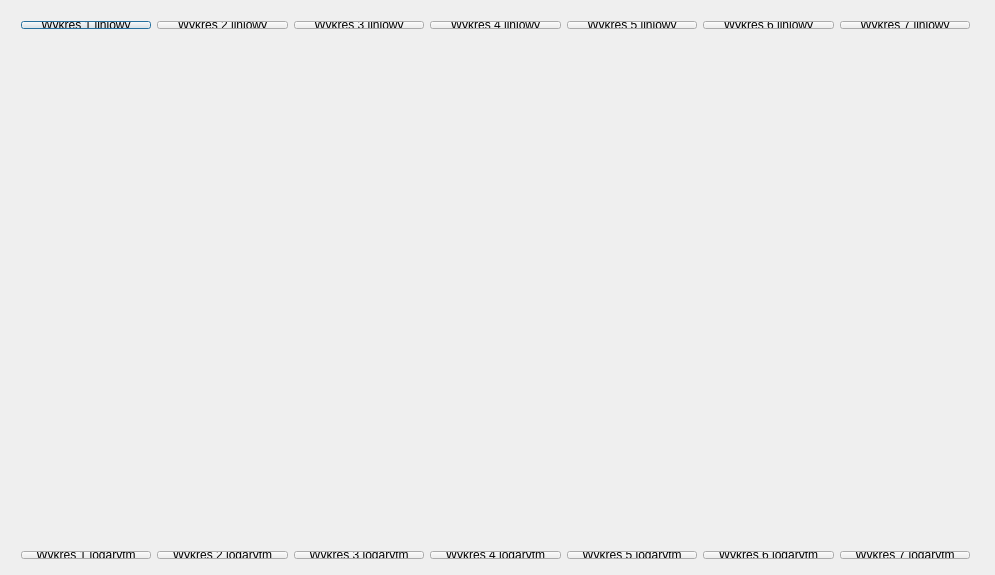
<?xml version="1.0" encoding="UTF-8"?>
<ui version="4.0">
 <class>PTD_lab2</class>
 <widget class="QDialog" name="PTD_lab2">
  <property name="geometry">
   <rect>
    <x>0</x>
    <y>0</y>
    <width>995</width>
    <height>575</height>
   </rect>
  </property>
  <property name="windowTitle">
   <string>PTD_lab2</string>
  </property>
  <widget class="QCustomPlot" name="customPlot" native="true">
   <property name="geometry">
    <rect>
     <x>90</x>
     <y>50</y>
     <width>831</width>
     <height>441</height>
    </rect>
   </property>
  </widget>
  <widget class="QWidget" name="layoutWidget">
   <property name="geometry">
    <rect>
     <x>10</x>
     <y>10</y>
     <width>971</width>
     <height>30</height>
    </rect>
   </property>
   <layout class="QHBoxLayout" name="horizontalLayout">
    <item>
     <widget class="QPushButton" name="Wyk1LButton">
      <property name="text">
       <string>Wykres 1 liniowy</string>
      </property>
     </widget>
    </item>
    <item>
     <widget class="QPushButton" name="Wyk2LButton">
      <property name="text">
       <string>Wykres 2 liniowy</string>
      </property>
     </widget>
    </item>
    <item>
     <widget class="QPushButton" name="Wyk3LButton">
      <property name="text">
       <string>Wykres 3 liniowy</string>
      </property>
     </widget>
    </item>
    <item>
     <widget class="QPushButton" name="Wyk4LButton">
      <property name="text">
       <string>Wykres 4 liniowy</string>
      </property>
     </widget>
    </item>
    <item>
     <widget class="QPushButton" name="Wyk5LButton">
      <property name="text">
       <string>Wykres 5 liniowy</string>
      </property>
     </widget>
    </item>
    <item>
     <widget class="QPushButton" name="Wyk6LButton">
      <property name="text">
       <string>Wykres 6 liniowy</string>
      </property>
     </widget>
    </item>
    <item>
     <widget class="QPushButton" name="Wyk7LButton">
      <property name="text">
       <string>Wykres 7 liniowy</string>
      </property>
     </widget>
    </item>
   </layout>
  </widget>
  <widget class="QWidget" name="layoutWidget">
   <property name="geometry">
    <rect>
     <x>10</x>
     <y>540</y>
     <width>971</width>
     <height>30</height>
    </rect>
   </property>
   <layout class="QHBoxLayout" name="horizontalLayout_2">
    <item>
     <widget class="QPushButton" name="Wyk1LogButton">
      <property name="text">
       <string>Wykres 1 logarytm</string>
      </property>
     </widget>
    </item>
    <item>
     <widget class="QPushButton" name="Wyk2LogButton">
      <property name="text">
       <string>Wykres 2 logarytm</string>
      </property>
     </widget>
    </item>
    <item>
     <widget class="QPushButton" name="Wyk3LogButton">
      <property name="text">
       <string>Wykres 3 logarytm</string>
      </property>
     </widget>
    </item>
    <item>
     <widget class="QPushButton" name="Wyk4LogButton">
      <property name="text">
       <string>Wykres 4 logarytm</string>
      </property>
     </widget>
    </item>
    <item>
     <widget class="QPushButton" name="Wyk5LogButton">
      <property name="text">
       <string>Wykres 5 logarytm</string>
      </property>
     </widget>
    </item>
    <item>
     <widget class="QPushButton" name="Wyk6LogButton">
      <property name="text">
       <string>Wykres 6 logarytm</string>
      </property>
     </widget>
    </item>
    <item>
     <widget class="QPushButton" name="Wyk7LogButton">
      <property name="text">
       <string>Wykres 7 logarytm</string>
      </property>
     </widget>
    </item>
   </layout>
  </widget>
  <widget class="QLabel" name="label">
   <property name="geometry">
    <rect>
     <x>430</x>
     <y>500</y>
     <width>91</width>
     <height>31</height>
    </rect>
   </property>
   <property name="font">
    <font>
     <pointsize>10</pointsize>
    </font>
   </property>
   <property name="text">
    <string/>
   </property>
  </widget>
 </widget>
 <layoutdefault spacing="6" margin="11"/>
 <customwidgets>
  <customwidget>
   <class>QCustomPlot</class>
   <extends>QWidget</extends>
   <header location="global">qcustomplot.h</header>
   <container>1</container>
  </customwidget>
 </customwidgets>
 <resources/>
 <connections/>
</ui>
